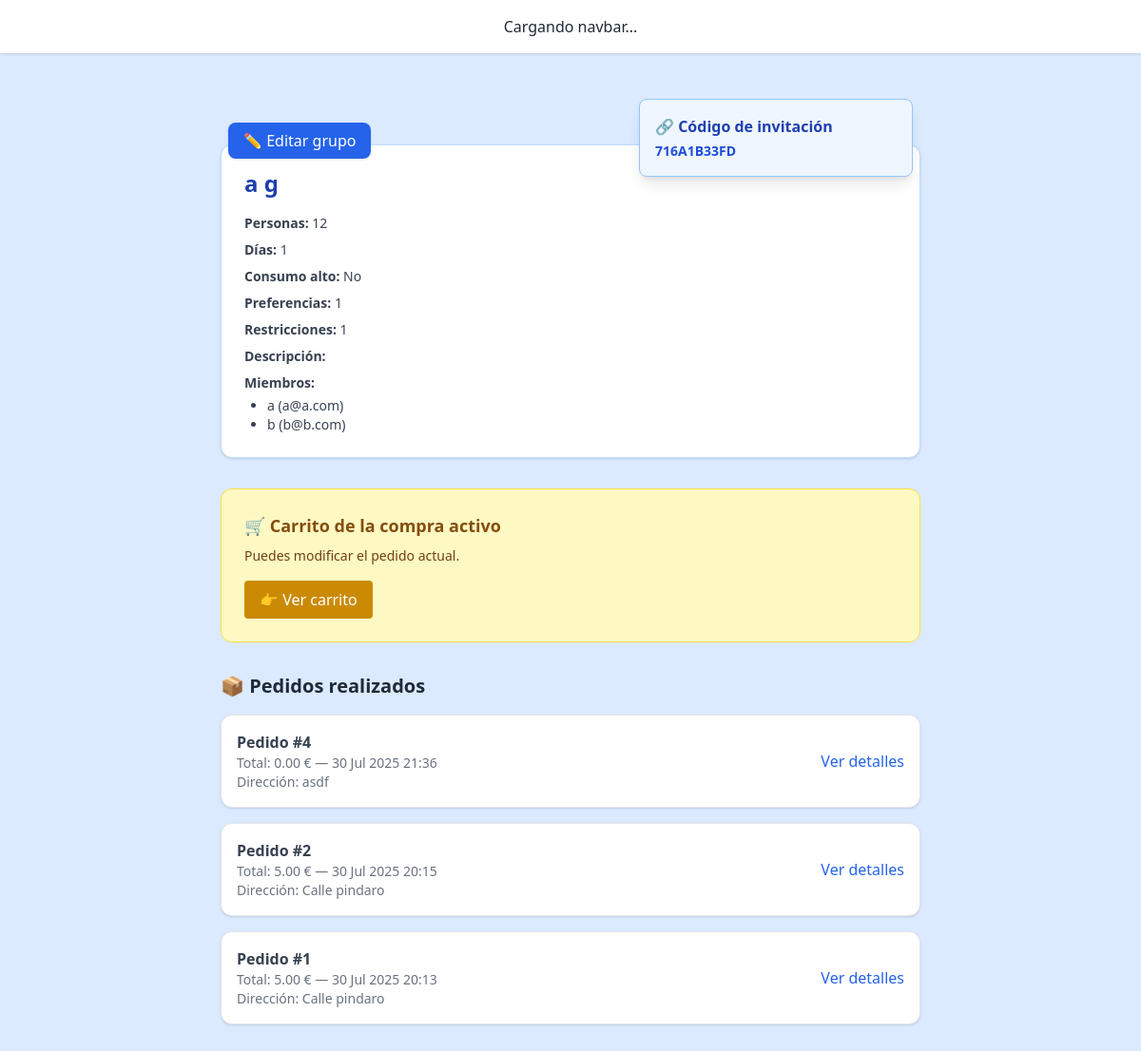
The app's page /group/1/ (signed in), older data.
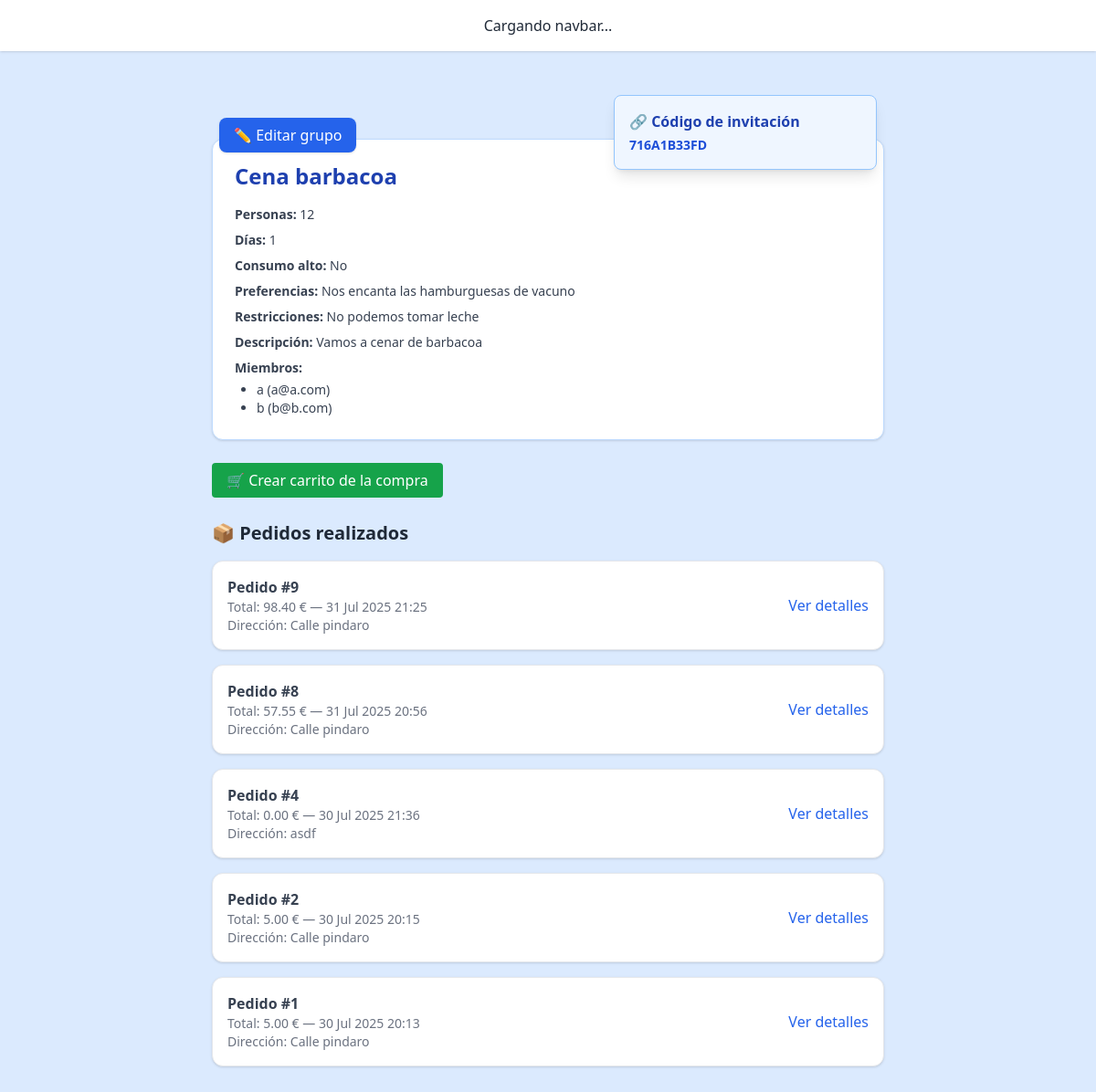
The same page, newer data.
### core/models/group.py (models this page shows, shortened)
class Group(models.Model):
    name = models.CharField(max_length=100)
    creator = models.ForeignKey(UserAccount, on_delete=models.CASCADE, related_name='owned_groups')
    members = models.ManyToManyField(UserAccount, related_name='groups_in')
    people_count = models.IntegerField()
    duration_days = models.IntegerField()
    preferences = models.TextField(blank=True)
    restrictions = models.TextField(blank=True)
    created_at = models.DateTimeField(auto_now_add=True)
    high_consume = models.BooleanField(default=False)
    invite_code = models.CharField(max_length=10, unique=True, blank=True)
    description = models.TextField( blank=True,
        help_text="Descripción libre del plan del grupo. Por ejemplo: lo que quieren comer cada día o el tipo de evento"
    )

### core/models/user.py (models this page shows, shortened)
class UserAccount(AbstractBaseUser, PermissionsMixin):
    id = models.AutoField(primary_key=True)
    email = models.EmailField(max_length=255, unique=True)
    name = models.CharField(max_length=255)
    surname = models.CharField(max_length=255, blank=True)
    is_active = models.BooleanField(default=True)
    is_staff = models.BooleanField(default=False)
    USERNAME_FIELD = 'email'
    REQUIRED_FIELDS = ['name']
    objects = UserAccountManager()

### core/models/order.py (models this page shows, shortened)
class Order(models.Model):
    group = models.ForeignKey(Group, on_delete=models.CASCADE, related_name='orders')
    created_by = models.ForeignKey(UserAccount, on_delete=models.SET_NULL, null=True, blank=True)
    created_at = models.DateTimeField(auto_now_add=True)
    total_price = models.DecimalField(max_digits=10, decimal_places=2)
    direccion = models.CharField(max_length=255)
    notes = models.TextField(blank=True)
    confirmed = models.BooleanField(default=False)

### core/views.py (the view)
# urls.py: path('group/<int:pk>/', group_detail_view, name='group_detail'),
@csrf_protect
def group_detail_view(request, pk):
    group = get_object_or_404(Group, pk=pk)
    if not request.user.is_staff and request.user not in group.members.all():
        return HttpResponseForbidden("No tienes acceso a este grupo.")
    all_users = UserAccount.objects.exclude(id=request.user.id)
    active_cart = group.carts.filter(active=True).first()
    past_carts = group.carts.filter(active=False).order_by('-id')
    past_orders = Order.objects.filter(group=group).order_by('-created_at')
    return render(request, "core/group_detail.html", {
        "group": group,
        "all_users": all_users,
        "active_cart": active_cart,
        "past_carts": past_carts,
        "past_orders": past_orders
    })

### core/templates/core/group_detail.html (shortened to what this page needs)
{% extends "base.html" %}
{% block content %}
<div class="max-w-3xl mx-auto px-4 py-10 space-y-8 relative">
  {% if user == group.creator %}
    <div class="absolute top-6 right-6 w-72 bg-blue-50 border border-blue-300 rounded-lg p-4 shadow-lg">
      <h3 class="text-md font-semibold text-blue-800 mb-1">🔗 Código de invitación</h3>
      {% if group.invite_code %}
        <p class="text-blue-700 text-sm break-words"><strong>{{ group.invite_code }}</strong></p>
      {% endif %}
    </div>
    <div class="absolute top-6 left-6">
      <a href="{% url 'group_edit' group.pk %}" class="bg-blue-600 text-white px-4 py-2 rounded-lg shadow hover:bg-blue-700">
        ✏️ Editar grupo
      </a>
    </div>
  {% endif %}
  <div class="bg-white border border-blue-200 rounded-xl shadow p-6">
    <h2 class="text-2xl font-bold text-blue-800 mb-4">{{ group.name }}</h2>
    <ul class="space-y-2 text-gray-700 text-sm">
      <li><strong>Personas:</strong> {{ group.people_count }}</li>
      <li><strong>Días:</strong> {{ group.duration_days }}</li>
      <li><strong>Consumo alto:</strong> {{ group.high_consume|yesno:"Sí,No" }}</li>
      <li><strong>Preferencias:</strong> {{ group.preferences }}</li>
      <li><strong>Restricciones:</strong> {{ group.restrictions }}</li>
      <li><strong>Descripción:</strong> {{ group.description }}</li>
      <li><strong>Miembros:</strong>
        <ul class="list-disc ml-6 mt-1">
          {% for member in group.members.all %}
            <li>{{ member.name }} ({{ member.email }})</li>
          {% empty %}
            <li class="text-gray-500">No hay miembros aún.</li>
          {% endfor %}
        </ul>
      </li>
    </ul>
  </div>
  {% if active_cart %}
    <div class="bg-yellow-100 border border-yellow-300 p-6 rounded-xl">
      <h3 class="text-lg font-bold text-yellow-800 mb-2">🛒 Carrito de la compra activo</h3>
      <p class="text-sm text-yellow-900">Puedes modificar el pedido actual.</p>
      <a href="{% url 'cart_detail' active_cart.pk %}" class="inline-block mt-4 bg-yellow-600 text-white px-4 py-2 rounded hover:bg-yellow-700 transition">👉 Ver carrito</a>
    </div>
  {% else %}
    <div>
      <a href="{% url 'cart_create' group.pk %}" class="bg-green-600 text-white px-4 py-2 rounded hover:bg-green-700">
        🛒 Crear carrito de la compra
      </a>
    </div>
  {% endif %}
  {% if past_orders %}
    <div class="space-y-4">
      <h3 class="text-xl font-bold text-gray-800">📦 Pedidos realizados</h3>
      {% for order in past_orders %}
        <div class="bg-white hover:bg-blue-50 border border-gray-200 rounded-xl shadow p-4 flex justify-between items-center transition">
          <div>
            <p class="font-semibold text-gray-700">Pedido #{{ order.id }}</p>
            <p class="text-sm text-gray-500">Total: {{ order.total_price|floatformat:2 }} € — {{ order.created_at|date:"d M Y H:i" }}</p>
            <p class="text-sm text-gray-500">Dirección: {{ order.direccion }}</p>
          </div>
          <a href="{% url 'order_detail' order.pk %}" class="text-blue-600 hover:underline">Ver detalles</a>
        </div>
      {% endfor %}
    </div>
  {% endif %}
</div>
{% endblock %}

### core/templates/base.html (shortened to what this page needs)
<!DOCTYPE html>
<html lang="es">
<head>
  <script src="https://cdn.tailwindcss.com"></script>
</head>
<body class="min-h-screen bg-blue-100 text-gray-800">
  <div id="navbar" hx-get="/api/v1/user/" hx-trigger="load" hx-swap="outerHTML">
    <div class="bg-white shadow px-6 py-4 text-center">Cargando navbar...</div>
  </div>
  <div class="flex">
    <main id="main-content" class="flex-grow {% block main_padding %}p-6{% endblock %}">
      {% block content %}{% endblock %}
    </main>
  </div>
</body>
</html>

Row changes from the older to the newer data that the page shows:
changed Group "716A1B33FD": name "a g" → "Cena barbacoa"; preferences "1" → "Nos encanta las hamburguesas de vacuno"; restrictions "1" → "No podemos tomar leche"; description (not shown) → "Vamos a cenar de barbacoa"
added Order: id "9", total_price "98.40", created_at "31 Jul 2025 21:25", direccion "Calle pindaro"
added Order: id "8", total_price "57.55", created_at "31 Jul 2025 20:56", direccion "Calle pindaro"
Text that changed along with them:
text no longer shown: "🛒 Carrito de la compra activo Puedes modificar el pedido actual. 👉 Ver carrito"
text now shown: "🛒 Crear carrito de la compra"
